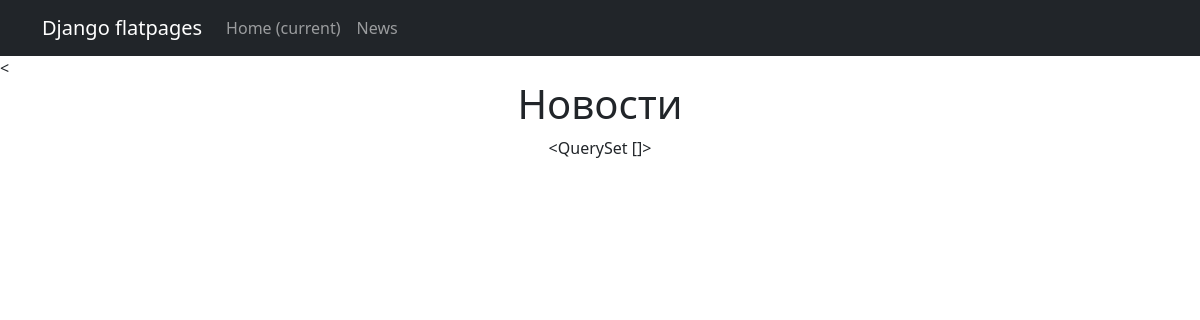
Before: /news/ with the older database file.
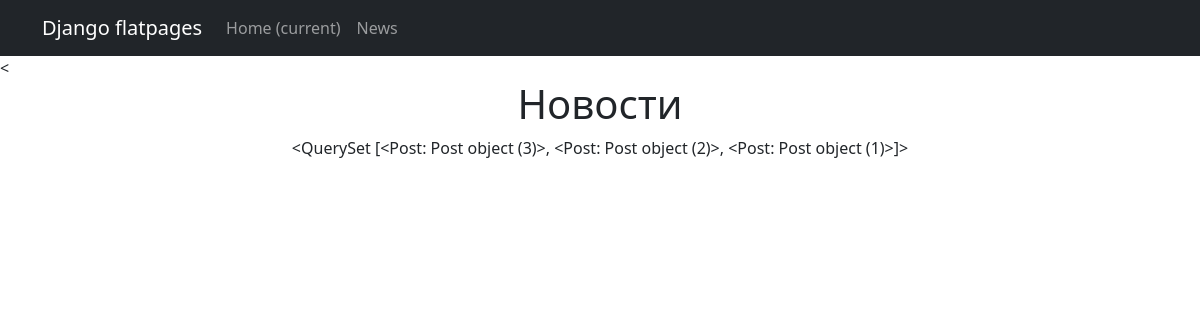
After: the same page with the newer database file.
### news/models.py (models this page shows, shortened)
class Post(models.Model):
    author = models.ForeignKey(Author, on_delete=models.CASCADE)
    NEWS = 'NW'
    ARTICLE = 'AR'
    CATEGORY_CHOICES = (
        (NEWS, 'Новость'),
        (ARTICLE, 'Статья'),
    )
    categoryType = models.CharField(max_length=2, choices=CATEGORY_CHOICES, default=ARTICLE)
    dateCreation = models.DateTimeField(auto_now_add=True)
    postCategory = models.ManyToManyField(Category, through='PostCategory')
    title = models.CharField(max_length=128)
    text = models.TextField()
    rating = models.SmallIntegerField(default=0)

### news/views.py (the view)
# urls.py: path('', PostList.as_view()),
class PostList(ListView):
    model = Post
    ordering = 'title'
    template_name = 'news.html'
    context_object_name = 'news'

### templates/news.html (shortened to what this page needs)
{% extends 'flatpages/default.html' %}
{% block content %}
<h1>Новости</h1>
{{ news }}
{% endblock content %}

### templates/flatpages/default.html (shortened to what this page needs)
<!DOCTYPE html>
<html lang="en">
    <head>
        {% load static %}
        <link href="{% static 'css/styles.css' %}" rel="stylesheet" />
    </head>
    <body>
        <nav class="navbar navbar-expand-lg navbar-dark bg-dark static-top">
   <div class="container">
       <a class="navbar-brand" href="#">Django flatpages</a>
       <div class="collapse navbar-collapse" id="navbarResponsive">
           <ul class="navbar-nav ml-auto">
               <li class="nav-item active">
                   <a class="nav-link" href="#">Home
                       <span class="sr-only">(current)</span>
                   </a>
               </li>
               <li class="nav-item">
                   <a class="nav-link" href="/news/">News</a>
               </li>
           </ul>
       </div>
   </div>
</nav>
        <<div class="container">
            <div class="row">
                <div class="col-lg-12 text-center">
                   {% block content %}{% endblock content %}
                </div>
            </div>
        </div>
    </body>
</html>

Changed rows visible on the page:
added Post: id "<QuerySet [<Post: Post object (3)>, <Post: Post object (2)>, <Post: Post object (1)>]>"
Other visible differences:
{{ news }}: "<QuerySet []>" → (not shown)
